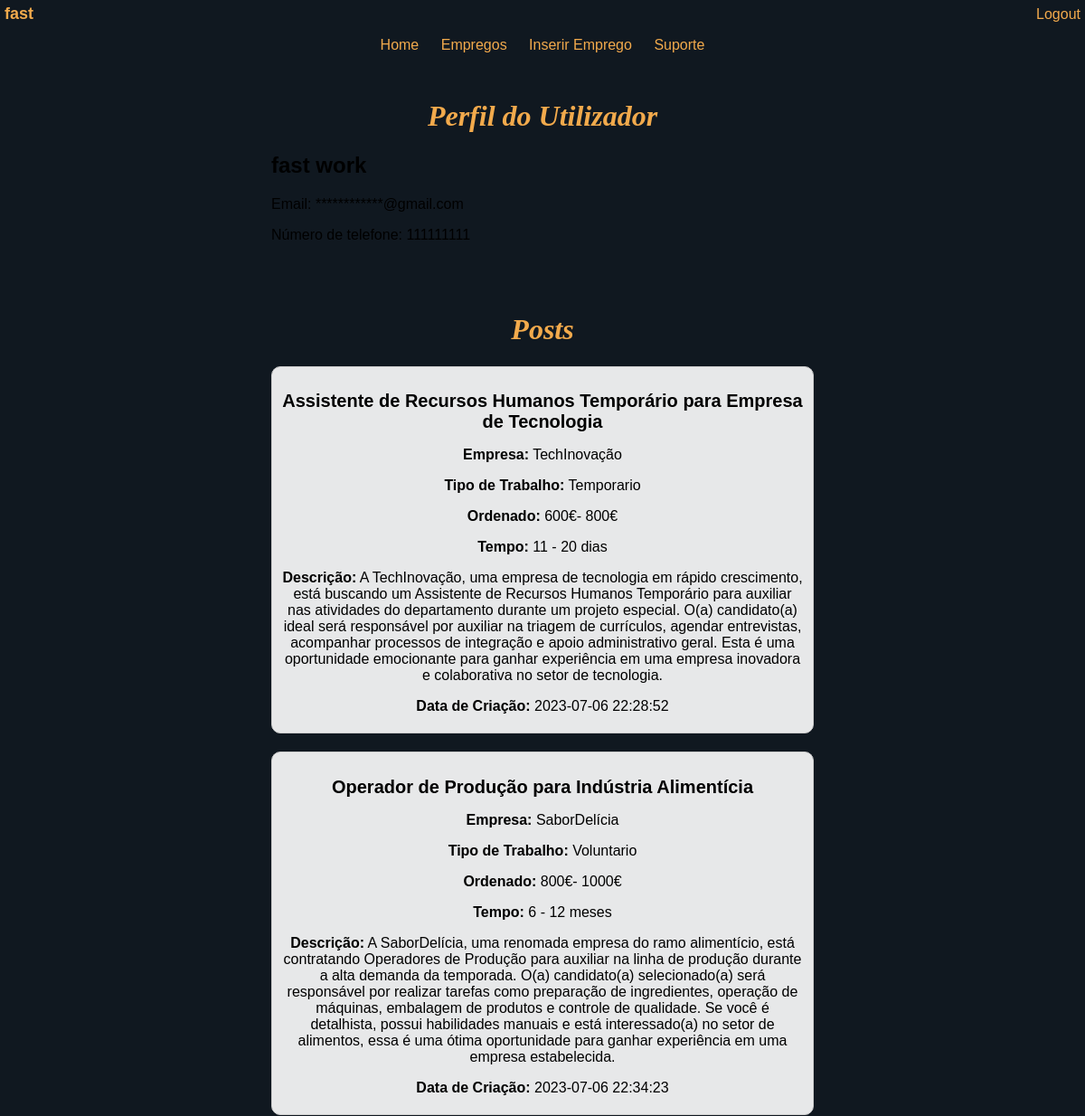
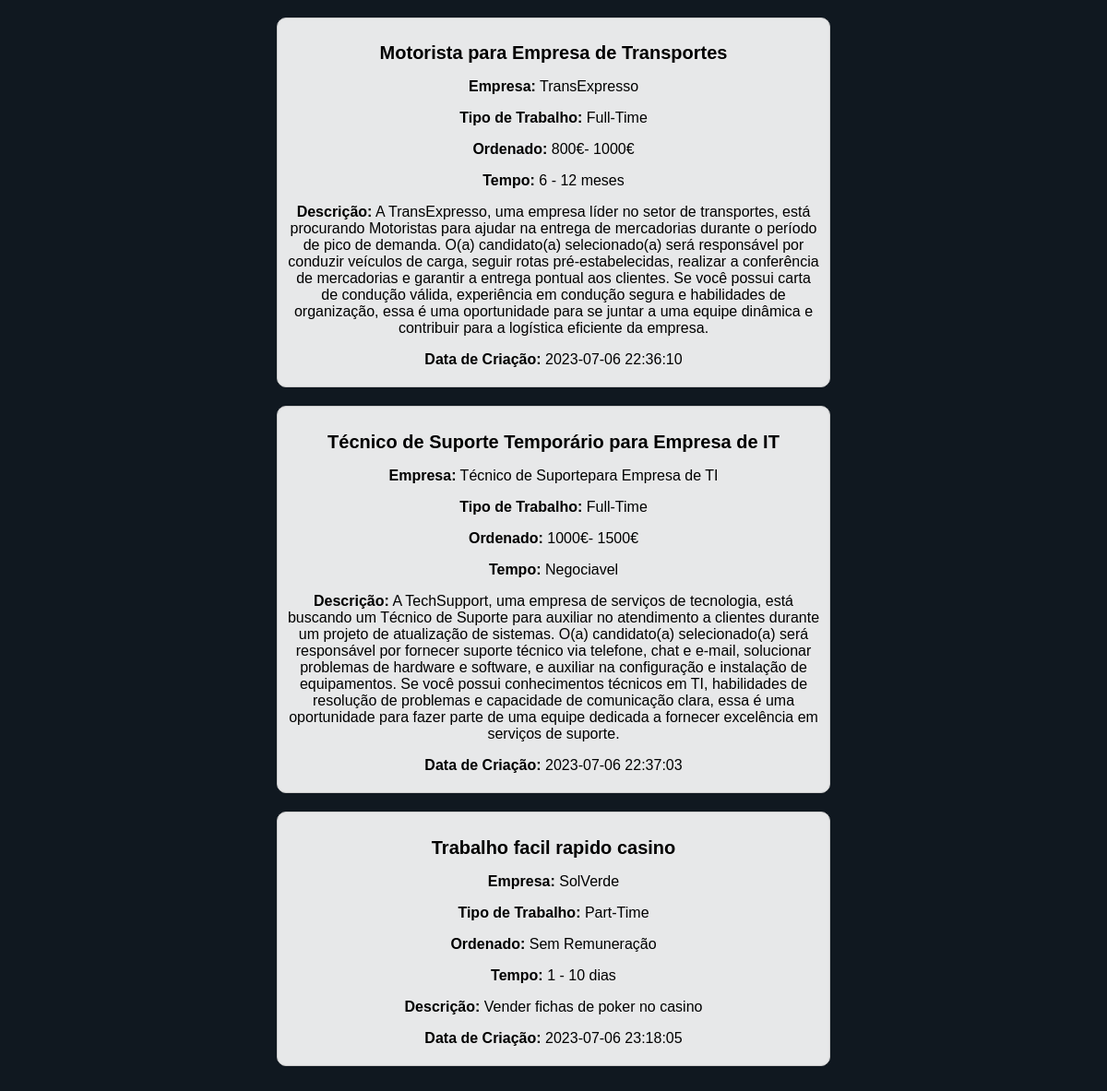
Screenshot of /perfil_utilizador.php?id=1 (signed in) with the database file from the repository (2 pictures, top to bottom).
### tables this page shows
CREATE TABLE `utilizador` (
  `id` int(11) NOT NULL,
  `nome` varchar(50) DEFAULT NULL,
  `apelido` varchar(50) DEFAULT NULL,
  `utilizador` varchar(50) DEFAULT NULL,
  `email` varchar(50) DEFAULT NULL,
  `password` varchar(50) DEFAULT NULL,
  `numero` bigint(20) DEFAULT NULL
);

CREATE TABLE `post` (
  `id` int(11) NOT NULL,
  `utilizador_id` int(11) DEFAULT NULL,
  `titulo` varchar(255) DEFAULT NULL,
  `empresa` varchar(255) DEFAULT NULL,
  `tipoTrabalho` varchar(255) DEFAULT NULL,
  `ordenado` varchar(20) DEFAULT NULL,
  `tempo` varchar(255) DEFAULT NULL,
  `descricao` text DEFAULT NULL,
  `data_criacao` datetime DEFAULT current_timestamp()
);

### perfil_utilizador.php (the view, shortened to what this page needs)
<?php
$utilizadorID = $_SESSION['utilizador'];
require_once 'db_conn.php';
$query = "SELECT nome FROM utilizador WHERE id = $utilizadorID";
$result = $mysqli->query($query);
if ($result->num_rows > 0) {
    $row = $result->fetch_assoc();
    $nomeUtilizador = $row['nome'];
} else {
    $nomeUtilizador  = "Nome do Usuário";
}
if (isset($_GET['id'])) {
    $perfilID = $_GET['id'];
    $perfilQuery = "SELECT * FROM utilizador WHERE id = $perfilID";
    $perfilResult = $mysqli->query($perfilQuery);
    if ($perfilResult->num_rows > 0) {
        $perfilRow = $perfilResult->fetch_assoc();
        $perfilNome = $perfilRow['nome'];
        $perfilApelido = $perfilRow['apelido'];
        $perfilEmail = $perfilRow['email'];
        $perfilNumero = $perfilRow['numero'];
    } else {
        $perfilNome = "Nome do Utilizador";
        $perfilApelido = "Apelido do Utilizador";
        $perfilEmail = "Email do Utilizador";
        $perfilNumero = "Número do Utilizador";
    }
    $postsQuery = "SELECT * FROM post WHERE utilizador_id = $perfilID";
    $postsResult = $mysqli->query($postsQuery);
} else {
    $perfilNome = "Nome do Usuário";
    $perfilApelido = "Apelido do Usuário";
    $perfilEmail = "Email do Usuário";
    $perfilNumero = "Número do Usuário";
    $postsResult = false;
}
?>
<!DOCTYPE html>
<html>
<head>
    <link rel="stylesheet" type="text/css" href="perfil.css">
</head>
<body>
    <div id="header">
        <a href="perfil.php" id="username"><?php echo $nomeUtilizador; ?></a>
        <a href="homepage2.php?logout=true" id="logout-btn">Logout</a>
    </div>
    <div id="navbar">
        <a href="homepage2.php">Home</a>
        <a href="empregos.php">Empregos</a>
        <a href="InserirEmprego.php">Inserir Emprego</a>
        <a href="Suporte.php">Suporte</a>
    </div>
    <div class="container">
        <h1>Perfil do Utilizador</h1>
        <h2><?php echo $perfilNome; ?> <?php echo $perfilApelido; ?></h2>
        <p><span>Email:</span> <?php echo $perfilEmail; ?></p>
        <p><span>Número de telefone:</span> <?php echo $perfilNumero; ?></p>
    </div>
    <div class="container">
        <h1>Posts</h1>
        <?php
        if ($postsResult && $postsResult->num_rows > 0) {
            while ($postRow = $postsResult->fetch_assoc()) {
                echo '<div class="post">';
                echo '<h2>' . $postRow['titulo'] . '</h2>';
                echo '<p><span>Empresa:</span> ' . $postRow['empresa'] . '</p>';
                echo '<p><span>Tipo de Trabalho:</span> ' . $postRow['tipoTrabalho'] . '</p>';
                echo '<p><span>Ordenado:</span> ' . $postRow['ordenado'] . '</p>';
                echo '<p><span>Tempo:</span> ' . $postRow['tempo'] . '</p>';
                echo '<p><span>Descrição:</span> ' . $postRow['descricao'] . '</p>';
                echo '<p><span>Data de Criação:</span> ' . $postRow['data_criacao'] . '</p>';
                echo '</div>';
            }
        } else {
            echo '<p class="no-posts">Nenhum post encontrado.</p>';
        }
        ?>
    </div>
</body>
</html>

### perfil.css (style rules this page uses)
body { font-family: Arial, sans-serif; margin: 0; padding: 0; background: #101820FF url('imagens/fundohome3.jpg') no-repeat center center fixed; background-size: cover; }
#header { background-color: #333; color: #fff; padding: 20px; text-align: center; position: relative; }
h1 { color: #F2AA4CFF; font-family: "Source Serif Pro"; font-style: italic; text-align: center; }
#header { display: flex; align-items: center; justify-content: space-between; background-color: #101820FF; color: #F2AA4CFF; padding: 5px; }
#logout-btn { color: #F2AA4CFF; text-decoration: none; }
#navbar { background-color: #101820FF; padding: 10px; text-align: center; }
#navbar a { color: #F2AA4CFF; text-decoration: none; margin: 0 10px; }
#username { font-size: 18px; font-weight: bold; color: #F2AA4CFF; cursor: pointer; text-decoration: none; }
.container { width: 50%; margin: 0 auto; padding: 20px; background-color: transparent; border-radius: 5px; }
.post { margin-bottom: 20px; padding: 10px; background-color: rgba(255, 255, 255, 0.9); border: 1px solid #ccc; border-radius: 10px; text-align: center; justify-content: center; backdrop-filter: blur(2px); }
.post h2 { font-size: 20px; margin-bottom: 5px; }
.post p { margin-bottom: 10px; display: block; }
.post span { font-weight: bold; text-align: left; display: inline-block; }

### rows the page displays
utilizador: nome "fast", apelido "work", email "************@gmail.com", numero "111111111"
post: titulo "Assistente de Recursos Humanos Temporário para Empresa de Tecnologia", empresa "TechInovação", tipoTrabalho "Temporario", ordenado "600€- 800€", tempo "11 - 20 dias", descricao "A TechInovação, uma empresa de tecnologia em rápido crescimento, está buscando um Assistente de Recursos Humanos Temporário para auxiliar nas atividades do departamento durante um projeto especial. O(a) candidato(a) ideal será responsável por auxiliar na triagem de currículos, agendar entrevistas, acompanhar processos de integração e apoio administrativo geral. Esta é uma oportunidade emocionante para ganhar experiência em uma empresa inovadora e colaborativa no setor de tecnologia.", data_criacao "2023-07-06 22:28:52"
post: titulo "Operador de Produção para Indústria Alimentícia", empresa "SaborDelícia", tipoTrabalho "Voluntario", ordenado "800€- 1000€", tempo "6 - 12 meses", descricao "A SaborDelícia, uma renomada empresa do ramo alimentício, está contratando Operadores de Produção para auxiliar na linha de produção durante a alta demanda da temporada. O(a) candidato(a) selecionado(a) será responsável por realizar tarefas como preparação de ingredientes, operação de máquinas, embalagem de produtos e controle de qualidade. Se você é detalhista, possui habilidades manuais e está interessado(a) no setor de alimentos, essa é uma ótima oportunidade para ganhar experiência em uma empresa estabelecida.", data_criacao "2023-07-06 22:34:23"
post: titulo "Motorista para Empresa de Transportes", empresa "TransExpresso", tipoTrabalho "Full-Time", ordenado "800€- 1000€", tempo "6 - 12 meses", descricao "A TransExpresso, uma empresa líder no setor de transportes, está procurando Motoristas para ajudar na entrega de mercadorias durante o período de pico de demanda. O(a) candidato(a) selecionado(a) será responsável por conduzir veículos de carga, seguir rotas pré-estabelecidas, realizar a conferência de mercadorias e garantir a entrega pontual aos clientes. Se você possui carta de condução válida, experiência em condução segura e habilidades de organização, essa é uma oportunidade para se juntar a uma equipe dinâmica e contribuir para a logística eficiente da empresa.", data_criacao "2023-07-06 22:36:10"
post: titulo "Técnico de Suporte Temporário para Empresa de IT", empresa "Técnico de Suportepara Empresa de TI", tipoTrabalho "Full-Time", ordenado "1000€- 1500€", tempo "Negociavel", descricao "A TechSupport, uma empresa de serviços de tecnologia, está buscando um Técnico de Suporte para auxiliar no atendimento a clientes durante um projeto de atualização de sistemas. O(a) candidato(a) selecionado(a) será responsável por fornecer suporte técnico via telefone, chat e e-mail, solucionar problemas de hardware e software, e auxiliar na configuração e instalação de equipamentos. Se você possui conhecimentos técnicos em TI, habilidades de resolução de problemas e capacidade de comunicação clara, essa é uma oportunidade para fazer parte de uma equipe dedicada a fornecer excelência em serviços de suporte.", data_criacao "2023-07-06 22:37:03"
post: titulo "Trabalho facil rapido casino", empresa "SolVerde", tipoTrabalho "Part-Time", ordenado "Sem Remuneração", tempo "1 - 10 dias", descricao "Vender fichas de poker no casino", data_criacao "2023-07-06 23:18:05"
